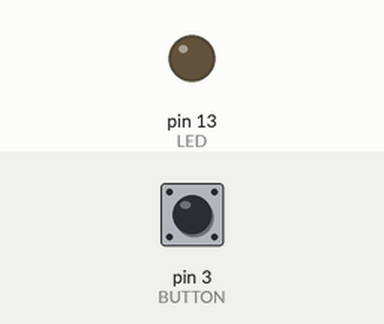
Recording of a sketch running on a simulated Arduino Uno, built with avr-gcc and run on an emulated ATmega328P. On the bench: output pins drawn as LEDs (lit = HIGH). The inputs (shaded band) are chosen by the test bench; at power-on: pin 3 (BUTTON) HIGH.

Above: at 1.2 s.
1.3 s: pin 3 (BUTTON) pulled LOW for 0.15 s
At 2.5 s:
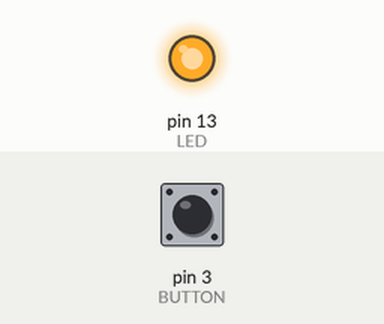
2.9 s: pin 3 (BUTTON) pulled LOW for 1 s
At 3.8 s:
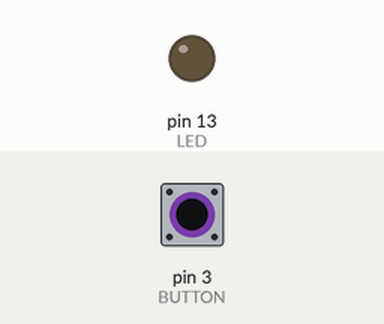
5.4 s: pin 3 (BUTTON) pulled LOW for 3.2 s
At 5.8 s:
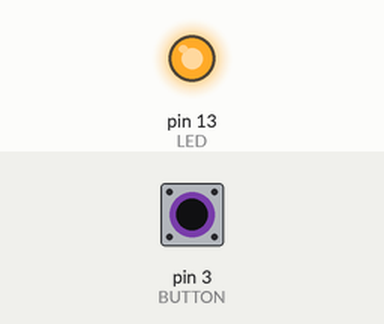
Timing chart, 0 to 8.4 s (numbered marks = the images above; inputs shaded):
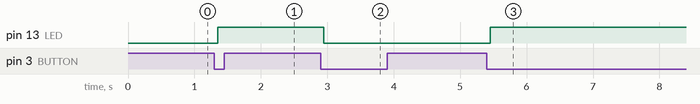

The sketch:

Debounce.ino
```cpp
#define BUTTON 3
#define LED 13

int led_state = LOW;
int button_state;
int last_button_state = HIGH;

unsigned long last_debounce_time = 0;
unsigned long debounce_delay = 50;

void setup() {
  pinMode(BUTTON, INPUT_PULLUP);
  pinMode(LED, OUTPUT);
  digitalWrite(LED,led_state);
}

void loop() {
  int reading = digitalRead(BUTTON);

  if (reading != last_button_state) {
    last_debounce_time = millis();
  }

  if ((millis() - last_debounce_time) > debounce_delay) {
    if (reading != button_state) {
      button_state = reading;
      if (button_state == LOW) {
        led_state = !led_state;
      }
    }
  }
  digitalWrite(LED,led_state);
  last_button_state = reading;
}
```

Measured:
- after the input at 1.3 s, pin 13 (LED): LOW → HIGH after 0.05 s
- after the input at 2.9 s, pin 13 (LED): HIGH → LOW after 0.05 s
- after the input at 5.4 s, pin 13 (LED): LOW → HIGH after 0.05 s
